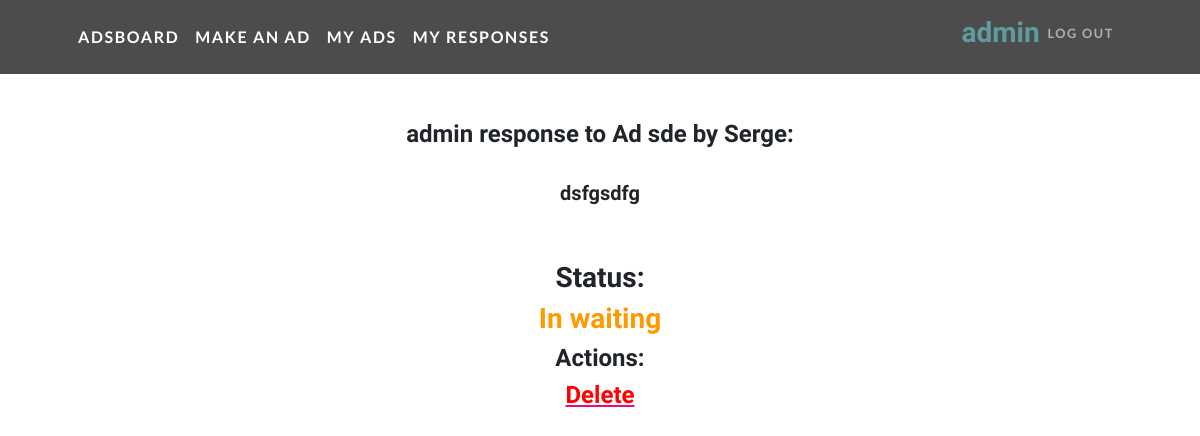
Before: /adsboard/response/6 (signed in) with the older database file.
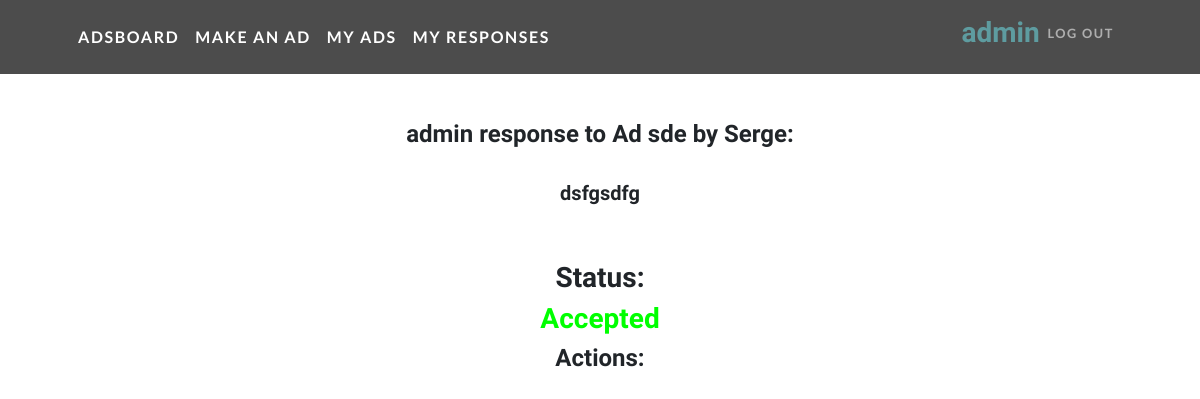
After: the same page with the newer database file.
### ads/views.py (the view)
# urls.py: path('response/<int:pk>', Resp.as_view(), name='resp'),
class Resp(DetailView):
    model = Response
    template_name = 'resp.html'
    context_object_name = 'resp'

### ads/models.py (called while the page is built)
    def __str__(self):
        return f'Ad {self.title} by {self.author}'

    def get_absolute_url(self):
        return reverse('resp', args=[str(self.id)])

### templates/resp.html (shortened to what this page needs)
{% extends 'flatpages/default.html' %}
{% block content %}
<br>
<br>
<h4>{{ resp.buyer }} response to {{ resp.advert }}: </h4>
<br>
<h5>{{ resp.text_resp }}</h5>
<br>
<br>
<h3>Status:</h3>
<h3>
{% if resp.status_delete %}
    <td><span style="color: #ff0000;">Deleted</span></td>
{% else %}
    {% if resp.status_accept %}
        <td><span style="color: #00ff00;">Accepted</span></td>
    {% else %}
        <td><span style="color: #ff9900;">In waiting</span></td>
    {% endif %}
{% endif %}
</h3>
<h4>Actions:</h4>
<h4>
{% if resp.status_delete == False %}
    {% if request.user == resp.buyer %}
        {% if resp.status_accept == False %}
            <a href="{{resp.get_absolute_url}}/delete"><span style="color: #ff0000;">Delete</span></a></td>
        {% endif %}
    {% endif %}
{% endif %}
</h4>
{% endblock content %}

Changed rows visible on the page:
changed Response "dsfgsdfg": status_accept False → True (drawn)
Other visible differences:
text no longer shown: "In waiting Delete"
text now shown: "Accepted"
